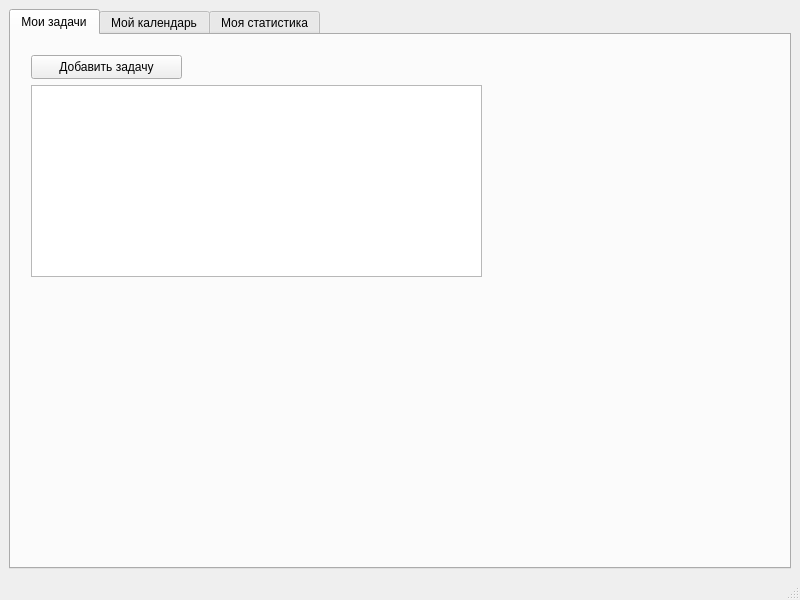
<?xml version="1.0" encoding="UTF-8"?>
<ui version="4.0">
 <class>MainWindow</class>
 <widget class="QMainWindow" name="MainWindow">
  <property name="geometry">
   <rect>
    <x>0</x>
    <y>0</y>
    <width>800</width>
    <height>600</height>
   </rect>
  </property>
  <property name="windowTitle">
   <string>MainWindow</string>
  </property>
  <widget class="QWidget" name="centralwidget">
   <layout class="QGridLayout" name="gridLayout">
    <item row="0" column="0">
     <widget class="QTabWidget" name="tabWidget">
      <property name="currentIndex">
       <number>0</number>
      </property>
      <widget class="QWidget" name="tab">
       <attribute name="title">
        <string>Мои задачи</string>
       </attribute>
       <widget class="QTableView" name="tableView">
        <property name="geometry">
         <rect>
          <x>20</x>
          <y>50</y>
          <width>451</width>
          <height>192</height>
         </rect>
        </property>
       </widget>
       <widget class="QPushButton" name="addTask_pushButton">
        <property name="geometry">
         <rect>
          <x>20</x>
          <y>20</y>
          <width>151</width>
          <height>24</height>
         </rect>
        </property>
        <property name="text">
         <string>Добавить задачу</string>
        </property>
       </widget>
      </widget>
      <widget class="QWidget" name="tab_2">
       <attribute name="title">
        <string>Мой календарь</string>
       </attribute>
       <layout class="QGridLayout" name="gridLayout_2">
        <item row="0" column="0">
         <widget class="QCalendarWidget" name="calendarWidget">
          <property name="verticalHeaderFormat">
           <enum>QCalendarWidget::VerticalHeaderFormat::NoVerticalHeader</enum>
          </property>
          <property name="dateEditEnabled">
           <bool>false</bool>
          </property>
         </widget>
        </item>
       </layout>
      </widget>
      <widget class="QWidget" name="tab_3">
       <attribute name="title">
        <string>Моя статистика</string>
       </attribute>
      </widget>
     </widget>
    </item>
   </layout>
  </widget>
  <widget class="QMenuBar" name="menubar">
   <property name="geometry">
    <rect>
     <x>0</x>
     <y>0</y>
     <width>800</width>
     <height>21</height>
    </rect>
   </property>
  </widget>
  <widget class="QStatusBar" name="statusbar"/>
 </widget>
 <resources/>
 <connections/>
</ui>
